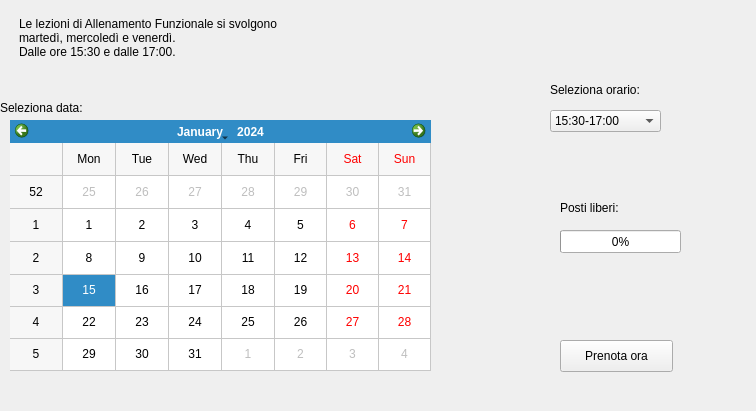
<?xml version="1.0" encoding="UTF-8"?>
<ui version="4.0">
 <class>Form</class>
 <widget class="QWidget" name="Form">
  <property name="geometry">
   <rect>
    <x>0</x>
    <y>0</y>
    <width>756</width>
    <height>411</height>
   </rect>
  </property>
  <property name="windowTitle">
   <string>Form</string>
  </property>
  <widget class="QProgressBar" name="progressBar">
   <property name="geometry">
    <rect>
     <x>560</x>
     <y>230</y>
     <width>121</width>
     <height>23</height>
    </rect>
   </property>
   <property name="maximum">
    <number>15</number>
   </property>
   <property name="value">
    <number>0</number>
   </property>
  </widget>
  <widget class="QPushButton" name="pushButton">
   <property name="geometry">
    <rect>
     <x>560</x>
     <y>340</y>
     <width>113</width>
     <height>32</height>
    </rect>
   </property>
   <property name="text">
    <string>Prenota ora</string>
   </property>
  </widget>
  <widget class="QLabel" name="label">
   <property name="geometry">
    <rect>
     <x>0</x>
     <y>100</y>
     <width>111</width>
     <height>16</height>
    </rect>
   </property>
   <property name="text">
    <string>Seleziona data:</string>
   </property>
  </widget>
  <widget class="QLabel" name="label_2">
   <property name="geometry">
    <rect>
     <x>550</x>
     <y>80</y>
     <width>111</width>
     <height>20</height>
    </rect>
   </property>
   <property name="text">
    <string>Seleziona orario:</string>
   </property>
  </widget>
  <widget class="QLabel" name="label_3">
   <property name="geometry">
    <rect>
     <x>560</x>
     <y>200</y>
     <width>81</width>
     <height>16</height>
    </rect>
   </property>
   <property name="text">
    <string>Posti liberi:</string>
   </property>
  </widget>
  <widget class="QLabel" name="label_4">
   <property name="geometry">
    <rect>
     <x>19</x>
     <y>15</y>
     <width>311</width>
     <height>61</height>
    </rect>
   </property>
   <property name="text">
    <string>&lt;html&gt;&lt;head/&gt;&lt;body&gt;&lt;p&gt;Le lezioni di Allenamento Funzionale si svolgono&lt;br/&gt;martedì, mercoledì e venerdì.&lt;br/&gt;Dalle ore 15:30 e dalle 17:00. &lt;br/&gt;&lt;/p&gt;&lt;/body&gt;&lt;/html&gt;</string>
   </property>
  </widget>
  <widget class="QLabel" name="label_5">
   <property name="geometry">
    <rect>
     <x>370</x>
     <y>10</y>
     <width>91</width>
     <height>71</height>
    </rect>
   </property>
   <property name="text">
    <string/>
   </property>
   <property name="pixmap">
    <pixmap>IconaAllFunzionale.png</pixmap>
   </property>
   <property name="scaledContents">
    <bool>true</bool>
   </property>
  </widget>
  <widget class="QCalendarWidget" name="popupcalendar">
   <property name="geometry">
    <rect>
     <x>10</x>
     <y>120</y>
     <width>421</width>
     <height>251</height>
    </rect>
   </property>
   <property name="firstDayOfWeek">
    <enum>Qt::Monday</enum>
   </property>
   <property name="gridVisible">
    <bool>true</bool>
   </property>
  </widget>
  <widget class="QComboBox" name="comboBox">
   <property name="geometry">
    <rect>
     <x>550</x>
     <y>110</y>
     <width>111</width>
     <height>22</height>
    </rect>
   </property>
   <item>
    <property name="text">
     <string>15:30-17:00</string>
    </property>
   </item>
   <item>
    <property name="text">
     <string>17:00-18:30</string>
    </property>
   </item>
  </widget>
 </widget>
 <resources/>
 <connections/>
</ui>
